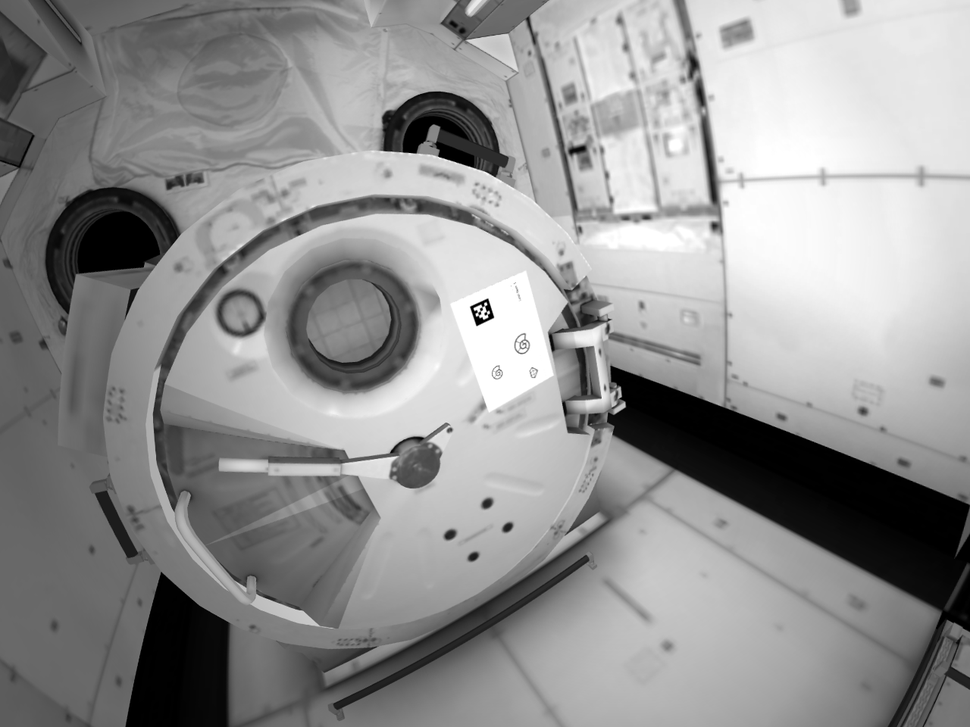
#> input picture kibo/input/img33.png, 970 x 727 px, shrunk from 1280 x 960 before the run, found by its file name
$ python homo_margin.py
#> lines starting #> are read from the running program, lines starting #| are printed output that depends on the picture
import cv2
import numpy as np

# === 定数 ===
MARKER_SIZE = 45.0  # マーカーの一辺（mm）
PAPER_WIDTH = 297.0  # A4紙の横サイズ（mm）
PAPER_HEIGHT = 210.0  # A4紙の縦サイズ（mm）

OFFSET_RIGHT = 26.0  # マーカー右上から紙右端までの距離（mm）
OFFSET_TOP = -42.5   # マーカー右上から紙上端までの距離（mm, 上方向はマイナス）

MARGIN = 0  # 余白サイズ（mm）

# === 画像読み込み ===
image = cv2.imread("kibo/input/img33.png")
#> image is the input picture: shape (727, 970, 3); min 0, max 255, mean 146.2
if image is None:
    raise ValueError("画像が読み込めません。パスを確認してください。")

gray = cv2.cvtColor(image, cv2.COLOR_BGR2GRAY)

# === ArUco検出 ===
aruco_dict = cv2.aruco.getPredefinedDictionary(cv2.aruco.DICT_5X5_1000)
parameters = cv2.aruco.DetectorParameters()
detector = cv2.aruco.ArucoDetector(aruco_dict, parameters)
corners, ids, _ = detector.detectMarkers(gray)
#> corners = ([[476, 325], [470, 306], [488, 298], [493, 318]],); ids = [101]

if len(corners) == 0:
    raise ValueError("ARマーカーが検出できませんでした。")

# === マーカー4隅（画像座標）を取得 ===
marker_corners_img = corners[0].reshape((4, 2)).astype(np.float32)
#> marker_corners_img = [[476, 325], [470, 306], [488, 298], [493, 318]]

# === マーカーの実世界座標（右上原点）===
marker_corners_world = np.array([
    [-MARKER_SIZE, 0],          # top-left
    [0, 0],                     # top-right
    [0, MARKER_SIZE],           # bottom-right
    [-MARKER_SIZE, MARKER_SIZE] # bottom-left
], dtype=np.float32)

# === 射影変換：マーカー座標（世界→画像） ===
H_marker_to_img, _ = cv2.findHomography(marker_corners_world, marker_corners_img)
#> H_marker_to_img = [[-0.839, 0.111, 470], [-0.904, -0.354, 306], [-0.00148, -0.000593, 1]]

# === 紙の4隅の実世界座標を定義（右上基準） ===
paper_ru = [OFFSET_RIGHT, OFFSET_TOP]
paper_lu = [paper_ru[0] - PAPER_WIDTH, paper_ru[1]]
paper_rd = [paper_ru[0], paper_ru[1] + PAPER_HEIGHT]
paper_ld = [paper_lu[0], paper_lu[1] + PAPER_HEIGHT]

paper_pts_world = np.array([paper_lu, paper_ru, paper_rd, paper_ld], dtype=np.float32).reshape(1, 4, 2)

# === 紙の4隅を画像座標へ ===
paper_pts_img = cv2.perspectiveTransform(paper_pts_world, H_marker_to_img)[0]
#> paper_pts_img = [[485.4, 396.7], [449.5, 301.6], [541.3, 258.8], [549.7, 377.5]]

# === warp先の座標：余白ありの補正ビュー ===
output_width = int(PAPER_WIDTH + 2 * MARGIN)
output_height = int(PAPER_HEIGHT + 2 * MARGIN)

paper_pts_dst = np.array([
    [MARGIN, MARGIN],
    [PAPER_WIDTH + MARGIN, MARGIN],
    [PAPER_WIDTH + MARGIN, PAPER_HEIGHT + MARGIN],
    [MARGIN, PAPER_HEIGHT + MARGIN]
], dtype=np.float32)

# === 画像→正面ビュー変換行列 ===
H_img_to_flat, _ = cv2.findHomography(paper_pts_img, paper_pts_dst)
#> H_img_to_flat = [[-0.428, -1.43, 775.6], [1.13, -0.429, -380.8], [2.65e-05, -0.00166, 1]]

# === 射影変換（正面ビューに補正） ===
warped = cv2.warpPerspective(image, H_img_to_flat, (output_width, output_height))
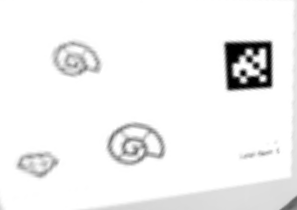
#> warped: shape (210, 297, 3); min 0, max 255, mean 242.5

# === 保存 ===
cv2.imwrite("kibo/output/warped_output.png", warped)
print("正面補正画像（余白付き）を 'output/warped_output.png' に保存しました。")

$ run again, with kibo/input/img2.png copied over kibo/input/img33.png
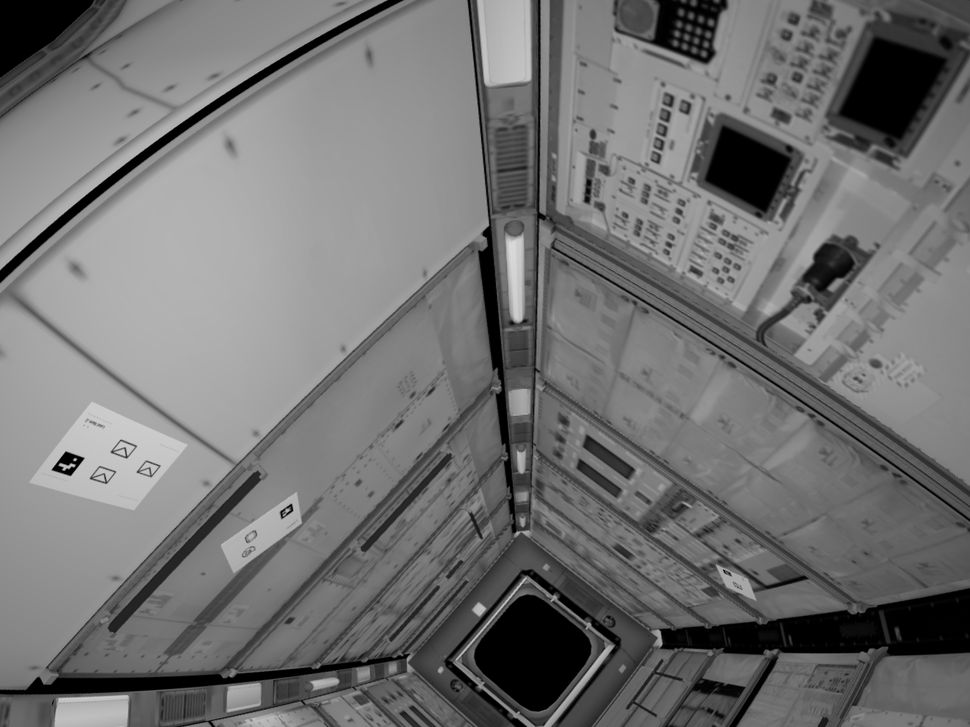
#> input picture kibo/input/img2.png, 970 x 727 px, shrunk from 1280 x 960 before the run, found by its file name
#> image is the input picture: shape (727, 970, 3); min 0, max 219, mean 113.5
#> corners = ([[71, 475], [52, 470], [66, 451], [84, 458]],); ids = [102]
#> marker_corners_img = [[71, 475], [52, 470], [66, 451], [84, 458]]
#> H_marker_to_img = [[-0.593, 0.278, 52], [-1.25, -0.649, 470], [-0.00241, -0.000504, 1]]
#> paper_pts_img = [[120, 500.4], [25.83, 485], [97.44, 385.2], [165.4, 447.2]]
#> H_img_to_flat = [[-0.906, -0.772, 495], [0.114, -0.694, 333.5], [-0.00127, -0.00132, 1]]
#> `warped = cv2.warpPerspective(image, H_img_to_flat, (output_width, outp..`:
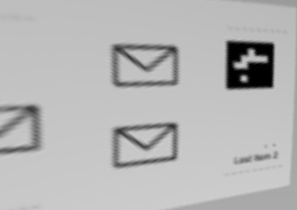
#> warped: shape (210, 297, 3); min 0, max 208, mean 182.5

$ run again, with kibo/input/img3.png copied over kibo/input/img33.png
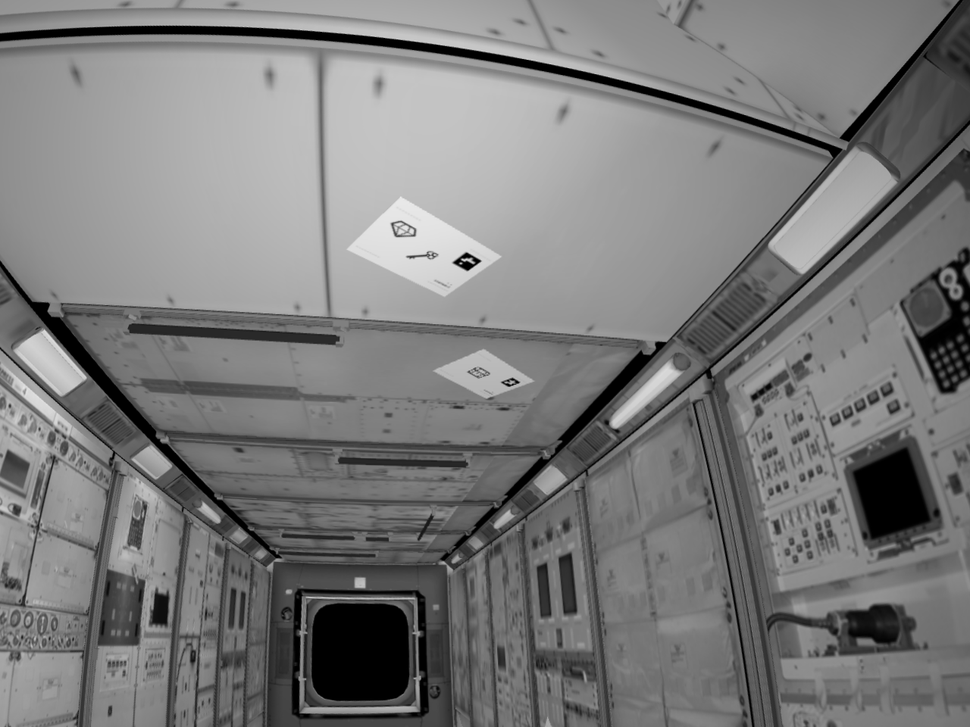
#> input picture kibo/input/img3.png, 970 x 727 px, shrunk from 1280 x 960 before the run, found by its file name
#> image is the input picture: shape (727, 970, 3); min 0, max 235, mean 122.3
#> corners = ([[465, 252], [481, 260], [468, 270], [452, 263]],); ids = [102]
#> marker_corners_img = [[465, 252], [481, 260], [468, 270], [452, 263]]
#> H_marker_to_img = [[0.975, 0.217, 481], [0.513, 0.514, 260], [0.00133, 0.00108, 1]]
#> paper_pts_img = [[350, 166.9], [502.8, 254.4], [446.4, 295.7], [308.7, 252.4]]
#> H_img_to_flat = [[0.508, 0.245, -218.7], [-0.443, 0.774, 25.78], [-0.000332, -0.00196, 1]]
#> `warped = cv2.warpPerspective(image, H_img_to_flat, (output_width, outp..`:
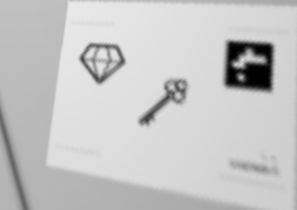
#> warped: shape (210, 297, 3); min 0, max 235, mean 197.9
